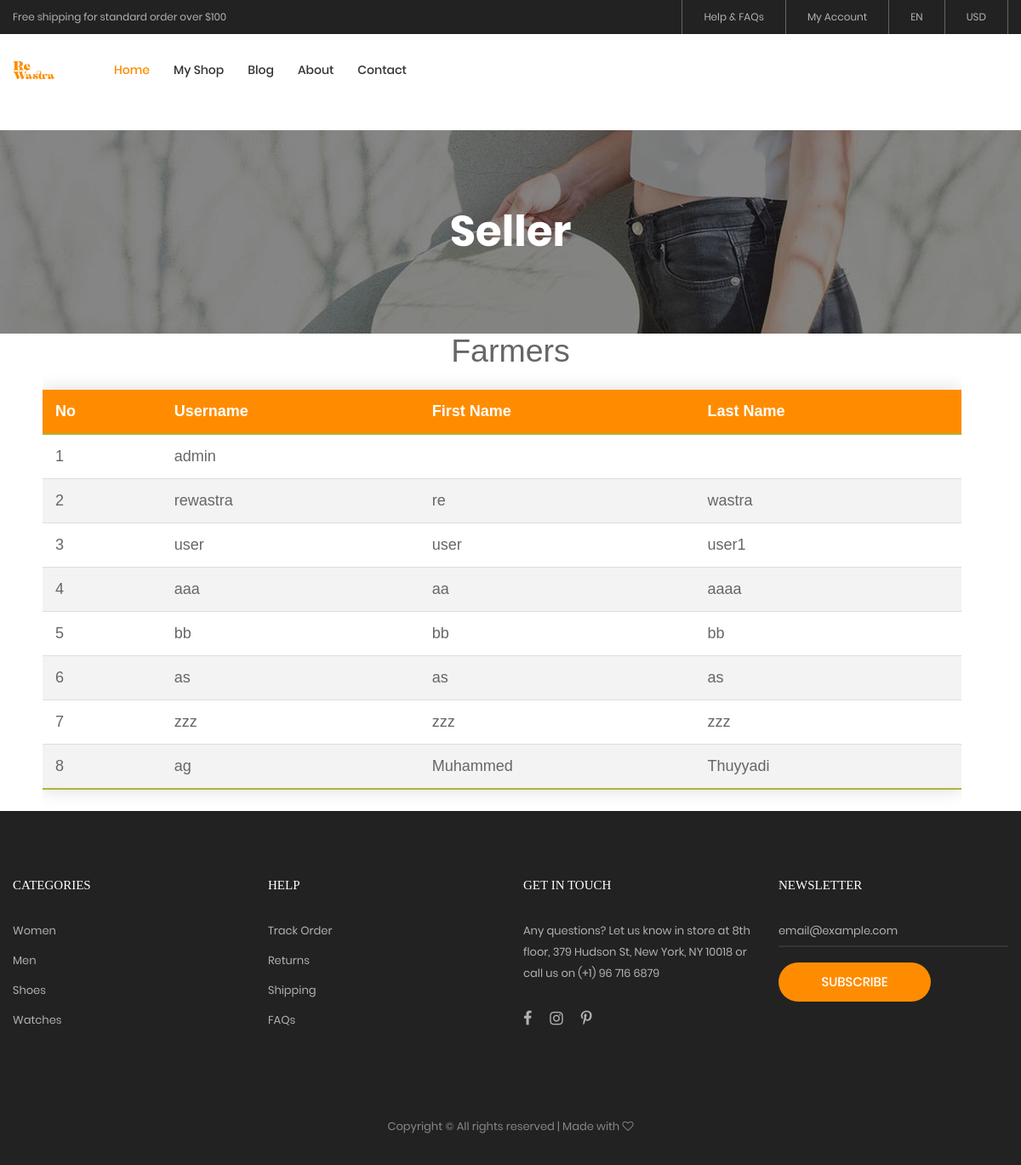
Screenshot of /admin-farmer (signed in) with the database file from the repository.
### sell/models.py (models this page shows)
class CustomUser(AbstractUser):
    username = models.CharField(_('username'), max_length=150, unique=True)
    email = models.EmailField(_('email address'), unique=True)
    is_farmer = models.BooleanField('Is farmer', default=False)
    USERNAME_FIELD = 'username'
    REQUIRED_FIELDS = ['email']
    objects = CustomUserManager()

### sell/views.py (the view)
# urls.py: path('admin-farmer', views.adminfarmer,name='admin_farmer'),
def adminfarmer(re):
    if re.user.is_farmer:
        farmer = CustomUser.objects.all()  # Get all users (assuming you want to see all users if the admin is a farmer)
    else:
        farmer = CustomUser.objects.filter(is_farmer=True)  # Get only users who are farmers
    return render(re, 'admin_view_farmer.html', {'farmer': farmer})

### templates/admin_view_farmer.html (shortened to what this page needs)
{% extends "base.html" %}
{% load static %}
{% block content %}
<br>
<br>
<br>
<br>
<br>
<section class="bg-img1 txt-center p-lr-15 p-tb-92" style="background-image: url('{% static 'images/bg-01.jpg' %}');">
  <h2 class="ltext-105 cl0 txt-center">
    Seller
  </h2>
</section>
<center><h1>Farmers</h1></center>
<div class="table-container">
  {% if farmer %}
  <table>
    <thead>
      <tr>
        <th>No</th>
        <th>Username</th>
        <th>First Name</th>
        <th>Last Name</th>
      </tr>
    </thead>
    <tbody>
      {% for name in farmer  %}
        <tr>
          <td>{{forloop.counter}}</td>
          <td>{{name.username}}</td>
          <td>{{name.first_name}}</td>
          <td>{{name.last_name}}</td>
        </tr>
      {% endfor %}
    </tbody>
  </table>
  {% else %}
        <p>No farmers available.</p>
    {% endif %}
</div>
{% endblock content %}

### static/css/main.css (style rules this page uses)
.cl0 { color: #fff; }
.ltext-105 { font-family: Poppins-Bold; font-size: 50px; line-height: 1.1; }
.bg-img1 { background-size: cover; background-position: center center; background-repeat: no-repeat; }

### templates/admin_view_farmer.html (style rules this page uses)
.table-container { margin: auto 50px ; width: 90%; overflow-x: auto; }
table { width: 100%; border-collapse: collapse; margin: 25px 0; font-size: 18px; text-align: left; box-shadow: 0 0 20px rgba(0, 0, 0, 0.15); }
th, td { padding: 12px 15px; }
th { background-color: #ff8c00; color: #ffffff; }
tr { border-bottom: 1px solid #dddddd; }
tr:nth-of-type(even) { background-color: #f3f3f3; }
tr:last-of-type { border-bottom: 2px solid #b0b435; }

### rows the page displays
CustomUser: username "admin"
CustomUser: username "rewastra", first_name "re", last_name "wastra"
CustomUser: username "user", first_name "user", last_name "user1"
CustomUser: username "aaa", first_name "aa", last_name "aaaa"
CustomUser: username "bb", first_name "bb", last_name "bb"
CustomUser: username "as", first_name "as", last_name "as"
CustomUser: username "zzz", first_name "zzz", last_name "zzz"
CustomUser: username "ag", first_name "Muhammed", last_name "Thuyyadi"
